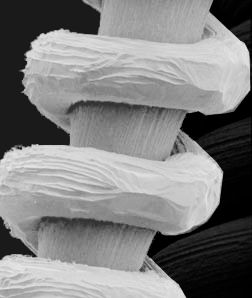
#> input picture db/tungsten.tif, 252 x 298 px
$ python teste5.py
#> lines starting #> are read from the running program, lines starting #| are printed output that depends on the picture
#!/usr/bin/env python
# coding: utf-8

# # Local Histogram Equalization

# In[8]:


import cv2
import matplotlib.pyplot as plt
import numpy as np


# ### Statistics

# In[9]:


# Windows are identified by numbers from 0 to end


#calcs the data's mean
def calcMean(data, prob):
    mean = 0
    for i in range(256):
        mean = mean + i*prob[i]
    return mean

#Gets the Window's data based on Window_number
def getWindowData(data,size, neigh_no):
    height,width = img.shape[:2]
    many_by_line = width/size
    center_x = int(size//2 + size * (neigh_no // many_by_line))
    center_y = int(size//2 + size * (neigh_no % many_by_line))
    data2 = data[ center_x - size//2:center_x + 1+  size//2 ,
                 center_y - size//2:center_y + 1+  size//2]
    return data2

#Gets the Window's No based on Pixel Coordinates
def getWindowNo(data,size, x, y):
    height,width = data.shape[:2]
    col = y//size
    line = x//size
    windowsByLine = width //size
    windowsPastLines = line * windowsByLine
    return windowsPastLines + col

#Gets a dictionary with the probability array
def calcProbabilityArray(data):
    height,width = img.shape[:2]
    unique, counts = np.unique(data, return_counts=True) #Pixel Value, Frequency of Pixel Value
    N = height * width # Number of Pixels
    counts = counts / N # Probability of each pixel value.
    dic  = {k:0 for k in range(256)}
    for i in range(len(counts)):
        dic[unique[i]] = counts[i]
    return dic

# Calcs the Nth moment
def calcNthMoment(data, n, mean, prob):
    moment = 0
    for i in range(256):
        moment = moment + prob[i]*(i -mean)**n
    return moment

#Calcs the data's variance
def calcVariance(data, mean, prob):
    return calcNthMoment(data,2, mean, prob)
    #return np

#Calcs the data's standard deviation
def calcSD(data,  mean, prob):
    return calcVariance(data, mean, prob)**(1/2)

# Returns the new value for a given pixel
def equalizePixel(x,y, data, size):

    global dataLib
    global meanLib
    global probLib
    global sdLib
    global k0,p_g,m_g ,k1,k2,sd_g,E

    windowNo =getWindowNo(data, size, x,y)
    if (windowNo not in dataLib):
        dataLib[windowNo] = getWindowData(data, size, windowNo)
    if (windowNo not in probLib):
        probLib[windowNo] = calcProbabilityArray(dataLib[windowNo])
    if (windowNo not in meanLib):
        meanLib[windowNo] = calcMean(dataLib[windowNo], probLib[windowNo])
    if (windowNo not in sdLib):
        sdLib[windowNo] = calcSD(data, meanLib[windowNo], probLib[windowNo])

    # Criteria to decide whether to apply the transformation or not
    if ( meanLib[windowNo] <= k0 * m_g and
        k1* sd_g <= sdLib[windowNo] and sdLib[windowNo] <= k2* sd_g):
        return E * data[x][y]
    return data[x][y]


# In[10]:


N = 5 #Window's size  (NXN)

imgfile = '../../db/tungsten.tif'
img= cv2.imread(imgfile, 0)
#> img is the input picture: shape (298, 252); min 0, max 231, mean 128.1
height,width = img.shape[:2]
#> height = 298; width = 252

height = (height//N)*N
#> height = 295
width = (width//N)*N
#> width = 250

#Image is resized so there are enough pixels to make windows without remainder
img = cv2.resize(img,(width, height))
#> img: shape (295, 250)
img2 = np.zeros((height,width), np.uint8)


# In[11]:


#Libs to save computed values, so they're not computed again
meanLib = {} #mean Lib
sdLib = {} # Standard Deviation Lib
dataLib = {} # Window Data Lib
probLib = {} # Probability Array Lib


# In[12]:


#Criteria Constants

k0 = 0.4
p_g = calcProbabilityArray(img)
#> in calcProbabilityArray, `unique, counts = np.unique(data, return_counts=True)`: unique = 229 values from 0 to 228; counts = 229 values, max 7479 at index 26, min 1 at index 228, mean 322.1
#> in calcProbabilityArray, `counts = counts / N`: counts = 229 values, max 0.101 at index 26, min 1.36e-05 at index 228, mean 0.00437
#> after the loop in calcProbabilityArray, `for i in range(len(counts)):`: dic = 256 items
#> p_g = 256 items
m_g = calcMean(img, p_g)
#> the loop in calcMean, `for i in range(256):` made 256 passes
#> mean on passes 1 to 3: 0, 0.0173, 0.0422
#> after the loop in calcMean, `for i in range(256):`: mean = 128
#> m_g = 128
k1 = 0.02
k2 = 0.4
sd_g = calcSD(img, m_g, p_g)
#> the loop in calcNthMoment, `for i in range(256):` made 256 passes
#> moment on passes 1 to 3: 539.2, 819, 1016.4
#> after the loop in calcNthMoment, `for i in range(256):`: moment = 5618.4
#> sd_g = 74.96
E = 0.5


# In[13]:


for i in range(height):
    for j in range(width):
        img2[i][j] = equalizePixel(i,j,img,N)
#> this loop made 295 passes
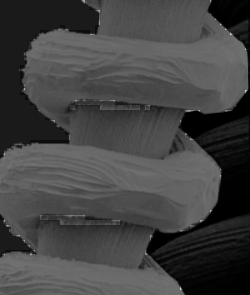
#> img2: shape (295, 250); min 0, max 212, mean 66.7


# In[14]:


plt.figure(figsize=(5,5))
plt.subplot(121), plt.title("Imagem original"), plt.imshow(img, cmap='gray')
plt.subplot(122), plt.title("Local Histogram Equalized"), plt.imshow(img2, cmap='gray')
plt.show()
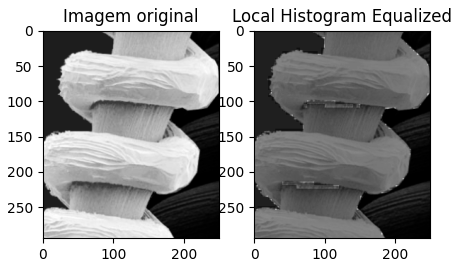
#> figure drawn by matplotlib, 2 panels
